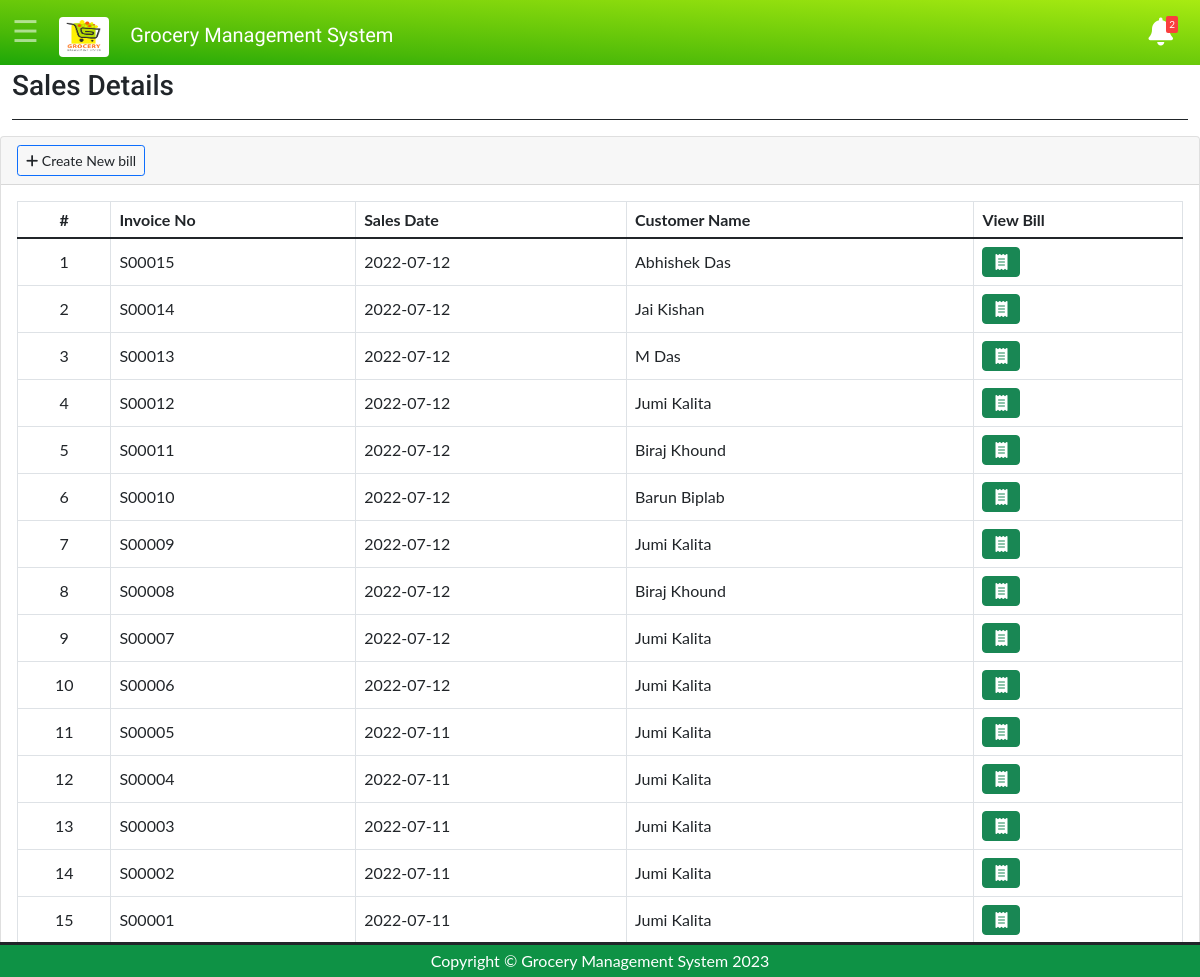
The app's page /sale-details.php (signed in) with its own data.
### tables this page shows
CREATE TABLE IF NOT EXISTS `gms_sales_master` (
  `INVOICE_NO` varchar(15) NOT NULL,
  `INVOICE_DATE` date DEFAULT NULL,
  `CUST_ID` int(10) DEFAULT NULL,
  `TOTAL` double(40,2) DEFAULT NULL,
  `DISCOUNT` float(10,2) DEFAULT NULL,
  `GST` float(10,2) DEFAULT NULL,
  `AMOUNT_RECEIVED` int(10) DEFAULT NULL,
  `DUE` int(10) DEFAULT NULL,
  `TOTAL_AMOUNT` double(40,2) DEFAULT NULL,
  `AMOUNT_BEFORE_TAX` float DEFAULT NULL,
  PRIMARY KEY (`INVOICE_NO`),
  KEY `customer_fk` (`CUST_ID`)
);

CREATE TABLE IF NOT EXISTS `gms_customer` (
  `customer_id` int(10) NOT NULL AUTO_INCREMENT,
  `customer_name` varchar(40) DEFAULT NULL,
  `customer_address` varchar(60) DEFAULT NULL,
  `customer_phoneno` varchar(12) DEFAULT NULL,
  PRIMARY KEY (`customer_id`)
);

### sale-details.php (the view, shortened to what this page needs)
<?php
include('navheader.php');
?>
<body>
    <div class="main-div" id="maindiv">
        <div class="container-fluid mt-1">
            <div class="row mb-2">
                <div class="col-sm-6">
                    <h3 class="m-0 table-heading">Sales Details</h3>
                </div>
            </div>
            <hr class=" hr-line opacity-100 ">
        </div>
        <div class="col-lg-12">
            <div class="card card-outline card-primary">
                <div class="card-header">
                    <div class="card-tools">
                        <a class="btn btn-block btn-sm btn-default btn-flat border-primary "
                            href="sale-search.php"><i class="fa fa-plus"></i> Create New bill</a>
                    </div>
                </div>
                <div class="card-body">
                    <table class="table tabe-hover table-bordered" id="list">
                        <thead>
                            <tr>
                                <th class="text-center">#</th>
                                <th>Invoice No</th>
                                <th>Sales Date</th>
                                <th>Customer Name</th>
                                <th>View Bill</th>
                            </tr>
                        </thead>
                        <tbody>
                        <?php
                         $i = 1;
                             $q = " select s.INVOICE_NO ,s.INVOICE_DATE,c.customer_name from gms_sales_master s inner join gms_customer c on s.cust_id= c.customer_id ORDER BY invoice_date desc";
                              $query = mysqli_query($conn,$q);
                       while ( $res = mysqli_fetch_assoc($query)){
                                ?>
                            <tr>
                                <td class="text-center"><?php echo $i++ ?></b></td>
                                <td><?php  echo $res['INVOICE_NO']; ?> </td>
                                <td><?php  echo $res['INVOICE_DATE']; ?> </td>
                                <td><?php  echo ucfirst($res['customer_name']); ?> </td>
                                <td >
                                    <div class="btn-group">
                                   <a href="sale-bill.php?id=<?php echo $res['INVOICE_NO']; ?>" class="btn btn-success btn-flat ">
                                   <i class="fa fa-receipt"></i>
                                        </a>
                                    </div>
                                </td>
                            </tr>
                            <?php
          }
             ?>
                        </tbody>
                    </table>
                </div>
            </div>
        </div>
    </div>
    <?php
include('footer.php');
?>

### css/style.css (style rules this page uses)
body { font-family: "Lato", sans-serif; }
.table-heading { font-family: 'Roboto', sans-serif; }
.main-div { transition: 0.3s; }
.hr-line { margin-top: 1rem; margin-bottom: 1rem; border: 0; border-top: 1px solid; background-color:#2560b8; }

### sale-details.php (style rules this page uses)
table td { vertical-align: middle !important; }

### records on screen
gms_sales_master: INVOICE_NO "S00015", INVOICE_DATE "2022-07-12", CUST_ID.customer_name "Abhishek Das"
gms_sales_master: INVOICE_NO "S00014", INVOICE_DATE "2022-07-12", CUST_ID.customer_name "Jai Kishan"
gms_sales_master: INVOICE_NO "S00013", INVOICE_DATE "2022-07-12", CUST_ID.customer_name "M Das"
gms_sales_master: INVOICE_NO "S00012", INVOICE_DATE "2022-07-12", CUST_ID.customer_name "Jumi Kalita"
gms_sales_master: INVOICE_NO "S00011", INVOICE_DATE "2022-07-12", CUST_ID.customer_name "Biraj Khound"
gms_sales_master: INVOICE_NO "S00010", INVOICE_DATE "2022-07-12", CUST_ID.customer_name "Barun Biplab"
gms_sales_master: INVOICE_NO "S00009", INVOICE_DATE "2022-07-12", CUST_ID.customer_name "Jumi Kalita"
gms_sales_master: INVOICE_NO "S00008", INVOICE_DATE "2022-07-12", CUST_ID.customer_name "Biraj Khound"
gms_sales_master: INVOICE_NO "S00007", INVOICE_DATE "2022-07-12", CUST_ID.customer_name "Jumi Kalita"
gms_sales_master: INVOICE_NO "S00006", INVOICE_DATE "2022-07-12", CUST_ID.customer_name "Jumi Kalita"
gms_sales_master: INVOICE_NO "S00005", INVOICE_DATE "2022-07-11", CUST_ID.customer_name "Jumi Kalita"
gms_sales_master: INVOICE_NO "S00004", INVOICE_DATE "2022-07-11", CUST_ID.customer_name "Jumi Kalita"
gms_sales_master: INVOICE_NO "S00003", INVOICE_DATE "2022-07-11", CUST_ID.customer_name "Jumi Kalita"
gms_sales_master: INVOICE_NO "S00002", INVOICE_DATE "2022-07-11", CUST_ID.customer_name "Jumi Kalita"
gms_sales_master: INVOICE_NO "S00001", INVOICE_DATE "2022-07-11", CUST_ID.customer_name "Jumi Kalita"

### other values on screen
$a "2"
